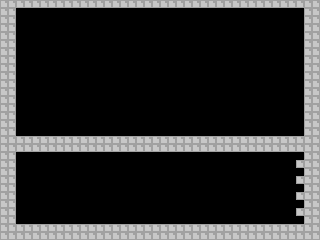

This game map was drawn from its Tiled (.tmx) file and the tilesets committed beside it. A one-line description and the trimmed map source follow:
An orthogonal 40x30 tile map with 8x8 px tiles, 1 tile layer (Tile Layer 1) and 4 objects (3x door, playerspawn).

<map version="1.0" tiledversion="1.1.3" orientation="orthogonal" renderorder="right-down" width="40" height="30" tilewidth="8" tileheight="8" infinite="0" nextobjectid="7">
 <tileset firstgid="1" source="Tileset0.tsx" />
 <layer name="Tile Layer 1" width="40" height="30">
  <data>[1200 cells, 304 non-empty, 1 distinct tile ids]</data>
 </layer>
 <objectgroup name="Object Layer 1">
  <object id="3" name="DoorExit" type="door" x="64" y="160" width="15" height="63">
   <properties>
    <property name="EventWatch" value="EnterNextChapterB" />
    <property name="IsOpen" type="bool" value="true" />
   </properties>
  </object>
  <object id="4" name="DoorExit" type="door" x="224" y="160" width="15" height="63">
   <properties>
    <property name="EventWatch" value="EnterNextChapterB" />
    <property name="IsOpen" type="bool" value="true" />
   </properties>
  </object>
  <object id="5" name="DoorExit" type="door" x="144" y="160" width="15" height="63">
   <properties>
    <property name="EventWatch" value="EnterNextChapterB" />
    <property name="IsOpen" type="bool" value="true" />
   </properties>
  </object>
  <object id="6" type="playerspawn" x="38" y="101.333">
   <point />
  </object>
 </objectgroup>
</map>